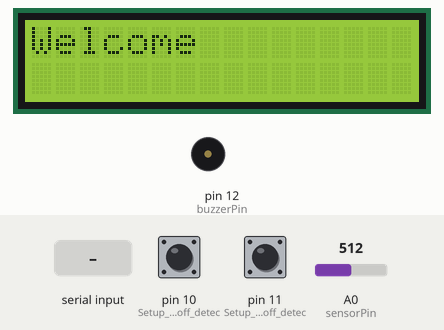
Simulated run of this sketch. Board: Arduino Uno, built with avr-gcc and run on an emulated ATmega328P. Parts: 16×2 character LCD, buzzer (waves = sounding, pin HIGH). Inputs (shaded band) come from the test bench; at power-on: pin 10 (Setup_for_leads_off_detec) LOW, pin 11 (Setup_for_leads_off_detec) LOW, A0 (sensorPin) = 512. What the sketch prints to the serial monitor is not drawn.

Above: at 0.1 s.
3.3 s: "B\n" received over Serial
At 4.3 s:
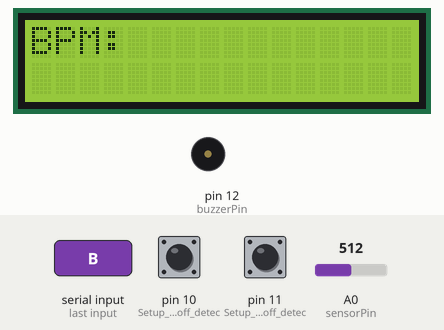
At 6.1 s:
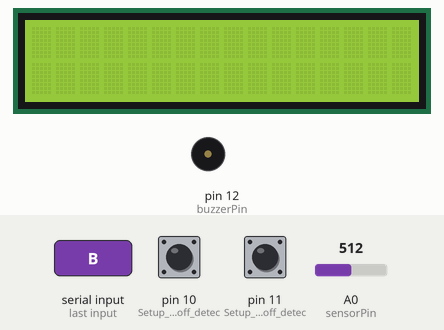
6.3 s: pin 10 (Setup_for_leads_off_detec) pulled HIGH for 0.15 s
Timing chart, 0 to 9.3 s (numbered marks = the images above; inputs shaded):
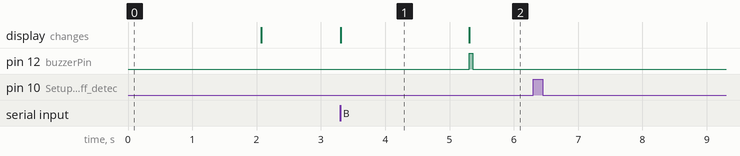

Measured:
- after the input at 3.3 s, pin 12 (buzzerPin): LOW → HIGH after 2.0 s, → LOW 0.05 s later; the display: changes at once (image 1)
- after the input at 6.3 s, every drawn part: stays the same
- what the display in image 1 shows lasts 2.0 s, from 3.3 s to 5.3 s

The sketch:

heart_monitor.ino
```cpp
#include <Wire.h>
#include <LiquidCrystal_I2C.h>

const int buzzerPin = 12;
const int LEDPin = 9;
const int sensorPin = A0;

unsigned long previousTime = 0;
// int beatThreshold = 450;
// bool beatDetected = false;

LiquidCrystal_I2C lcd(0x27, 16, 2);

void setup() {
  pinMode(10, INPUT);          // Setup for leads off detection LO +
  pinMode(11, INPUT);          // Setup for leads off detection LO -
  pinMode(buzzerPin, OUTPUT);  // Setup output for buzzer actuator
  pinMode(sensorPin, INPUT);   //Setup sensor input
  // initialize the serial communication:
  Serial.begin(9600);
  lcd.init();                  // Initialize the LCD actuator
  lcd.backlight();             // Turn on the backlight

  lcd.setCursor(0,0);
  lcd.print("Welcome");
  delay(2000);
  lcd.clear();
}

void loop() {

  if ((digitalRead(10) == 1) || (digitalRead(11) == 1)) {
    Serial.println('!');
  } else {
    // read from sensor and record time
    int heartbeatSignal = analogRead(sensorPin);
    Serial.println(heartbeatSignal);

    if (Serial.available() > 0) {
      char received = Serial.read();
      String bpm = Serial.readStringUntil('\n');
      if (received == 'B') {
        lcd.setCursor(0,0); //set cursor on character 0, line 0
        lcd.print("BPM:");
        lcd.setCursor(0,1); //set cursor on character 0, line 1
        lcd.print(bpm); // Display the BPM value calculated from Python
        delay(2000);    // Keep the display for 2 seconds
        lcd.clear();

        digitalWrite(buzzerPin, HIGH);
        delay(50);
        digitalWrite(buzzerPin, LOW);
      }
    }

  }
  //Wait for a bit to keep serial data from saturating
  delay(10);
}
```
